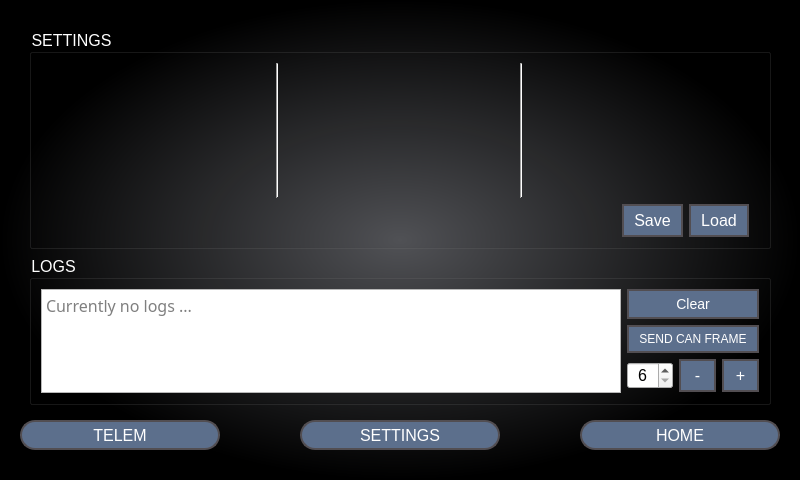
<?xml version="1.0" encoding="UTF-8"?>
<ui version="4.0">
 <class>Gui</class>
 <widget class="QWidget" name="Gui">
  <property name="geometry">
   <rect>
    <x>0</x>
    <y>0</y>
    <width>800</width>
    <height>480</height>
   </rect>
  </property>
  <property name="sizePolicy">
   <sizepolicy hsizetype="Minimum" vsizetype="Minimum">
    <horstretch>0</horstretch>
    <verstretch>0</verstretch>
   </sizepolicy>
  </property>
  <property name="minimumSize">
   <size>
    <width>800</width>
    <height>480</height>
   </size>
  </property>
  <property name="windowTitle">
   <string>Gui</string>
  </property>
  <property name="styleSheet">
   <string notr="true">/* All */
QWidget {
	color:		 white;
	font-size: 16px;
}

QWidget#Gui {
	background-color: qradialgradient(spread:pad, cx:0.5, cy:0.5, radius:0.5, fx:0.5, fy:0.5, stop:0 rgba(81, 82, 86, 255), stop:1 rgba(0, 0, 0, 255))
}

QWidget#pMain, #pTelemetry, #pSettings {
	background-color: transparent;
}
/*******************/


/* Push Button style */
QPushButton#old {
    border:            3px solid #8f8f91;
    border-radius: 6px;
    
    background-color: qlineargradient(x1: 0, y1: 0, x2: 0, y2: 1,stop: 0 #dadbde,stop: 1 #f6f7fa);
}

QPushButton {
	background:			linear-gradient(to bottom, #5c6f8c 5%, #151c29 100%);
	background-color:	#5c6f8c;
	border-radius:			20px;
	border:					2px solid #524e52;
	color:						#ffffff;
	padding:					5px 10px;
	text-decoration:		none;
}
QPushButton#bHome,#bSettings, #bPage2{
	border-radius:			15px;
}


QPushButton:hover,pressed {
	background:			linear-gradient(to bottom, #151c29 5%, #5c6f8c 100%);
	background-color:	#151c29;
}
/*******************/</string>
  </property>
  <layout class="QVBoxLayout" name="verticalLayout_9">
   <property name="leftMargin">
    <number>20</number>
   </property>
   <property name="topMargin">
    <number>20</number>
   </property>
   <property name="rightMargin">
    <number>20</number>
   </property>
   <property name="bottomMargin">
    <number>30</number>
   </property>
   <item>
    <widget class="QStackedWidget" name="pageManager">
     <property name="enabled">
      <bool>true</bool>
     </property>
     <property name="sizePolicy">
      <sizepolicy hsizetype="Minimum" vsizetype="Minimum">
       <horstretch>0</horstretch>
       <verstretch>0</verstretch>
      </sizepolicy>
     </property>
     <property name="styleSheet">
      <string notr="true">/* LCD Number style */
QLCDNumber{
    border:         	3px solid grey;
    border-radius: 6px;
    padding:        	50px;
    text-align:     	center;
    color:           	red;
}
/*************************/

/* Progres Bar style */
QProgressBar{
    border:        	3px solid grey;
    border-radius: 5px;
    text-align:    	center;
    color:       	 	black;
}

QProgressBar::chunk{
    background-color: green;
    margin:           		 1.5px;
    border-radius:     3px;
}
/*************************/

/* Switch Button style */
QPushButton[checkable=&quot;true&quot;]:!checked{
    background-color: transparent;
    border-image:     url(:switch/OFF.png) 2 5 2 5;
}

QPushButton[checkable=&quot;true&quot;]:checked {
    background-color: transparent;
    border-image:     url(:switch/ON.png) 2 5 2 5;
}
/*************************/</string>
     </property>
     <property name="currentIndex">
      <number>2</number>
     </property>
     <widget class="QWidget" name="pMain">
      <layout class="QVBoxLayout" name="verticalLayout_8">
       <property name="leftMargin">
        <number>0</number>
       </property>
       <property name="topMargin">
        <number>0</number>
       </property>
       <property name="rightMargin">
        <number>0</number>
       </property>
       <property name="bottomMargin">
        <number>0</number>
       </property>
       <item>
        <layout class="QVBoxLayout" name="vlMain">
         <item>
          <spacer name="vsTop">
           <property name="orientation">
            <enum>Qt::Vertical</enum>
           </property>
           <property name="sizeType">
            <enum>QSizePolicy::Preferred</enum>
           </property>
           <property name="sizeHint" stdset="0">
            <size>
             <width>40</width>
             <height>20</height>
            </size>
           </property>
          </spacer>
         </item>
         <item>
          <layout class="QHBoxLayout" name="top">
           <item>
            <widget class="QLabel" name="label">
             <property name="minimumSize">
              <size>
               <width>60</width>
               <height>50</height>
              </size>
             </property>
             <property name="styleSheet">
              <string notr="true">QLabel {
    padding:		    1px 1px 1px 3px;
	text-align:	    center;
	font: 				30px;
}</string>
             </property>
             <property name="text">
              <string>STATE</string>
             </property>
            </widget>
           </item>
           <item>
            <widget class="QComboBox" name="cb_state">
             <property name="enabled">
              <bool>true</bool>
             </property>
             <property name="minimumSize">
              <size>
               <width>0</width>
               <height>0</height>
              </size>
             </property>
             <property name="styleSheet">
              <string notr="true">/* QCombo Box style */
QComboBox {
    border: 			2px solid gray;
    border-radius: 5px;
    padding:		    1px 10px 1px 3px;
	background:	rgb(30, 35, 40);
	text-align:	    center;
	font: 				30px;
}

/* QComboBox gets the &quot;on&quot; state when the popup is open */
QComboBox:on{
    background	:rgb(60, 65, 70);
}

QComboBox:on { /* shift the text when the popup opens */
    padding-top: 3px;
    padding-left: 4px;
}

QComboBox::drop-down {
    border-top-right-radius: 		 5px; /* same radius as the QComboBox */
    border-bottom-right-radius: 5px;
}
/*************************/

/* The pop-up of the QComboBox*/
QComboBox QAbstractItemView {
	selection-background-color: (60, 65, 70);

    border: 			2px solid gray;
    border-radius: 5px;
    padding:		    1px 10px 1px 3px;
    min-width: 		6em;
	background:	rgb(30, 35, 40);
	text-align:	 	center;
}
/*************************/</string>
             </property>
             <property name="editable">
              <bool>false</bool>
             </property>
             <property name="frame">
              <bool>false</bool>
             </property>
             <item>
              <property name="text">
               <string>COSUAL</string>
              </property>
             </item>
             <item>
              <property name="text">
               <string>ENDURANCE</string>
              </property>
             </item>
             <item>
              <property name="text">
               <string>SPRINT</string>
              </property>
             </item>
            </widget>
           </item>
           <item>
            <spacer name="hsMid">
             <property name="orientation">
              <enum>Qt::Horizontal</enum>
             </property>
             <property name="sizeHint" stdset="0">
              <size>
               <width>40</width>
               <height>20</height>
              </size>
             </property>
            </spacer>
           </item>
           <item>
            <widget class="QWidget" name="signal_icon" native="true">
             <property name="sizePolicy">
              <sizepolicy hsizetype="Fixed" vsizetype="Fixed">
               <horstretch>0</horstretch>
               <verstretch>0</verstretch>
              </sizepolicy>
             </property>
             <property name="minimumSize">
              <size>
               <width>50</width>
               <height>50</height>
              </size>
             </property>
             <property name="sizeIncrement">
              <size>
               <width>0</width>
               <height>0</height>
              </size>
             </property>
             <property name="autoFillBackground">
              <bool>false</bool>
             </property>
             <property name="styleSheet">
              <string notr="true">QWidget{
    background-color: transparent;
    border-image:     url(:gps/no_fix.png) 2 5 2 5;
}</string>
             </property>
            </widget>
           </item>
           <item>
            <widget class="QLabel" name="lGpsFix">
             <property name="minimumSize">
              <size>
               <width>60</width>
               <height>40</height>
              </size>
             </property>
             <property name="text">
              <string>GPS NO FIX</string>
             </property>
             <property name="scaledContents">
              <bool>false</bool>
             </property>
            </widget>
           </item>
          </layout>
         </item>
         <item>
          <spacer name="vsTopMid">
           <property name="orientation">
            <enum>Qt::Vertical</enum>
           </property>
           <property name="sizeHint" stdset="0">
            <size>
             <width>20</width>
             <height>40</height>
            </size>
           </property>
          </spacer>
         </item>
         <item>
          <layout class="QHBoxLayout" name="middle">
           <item>
            <widget class="QGroupBox" name="gb_engines">
             <property name="minimumSize">
              <size>
               <width>200</width>
               <height>200</height>
              </size>
             </property>
             <property name="title">
              <string>ENGINES</string>
             </property>
             <layout class="QVBoxLayout" name="verticalLayout_6">
              <property name="sizeConstraint">
               <enum>QLayout::SetDefaultConstraint</enum>
              </property>
              <item>
               <widget class="QProgressBar" name="pb_poten1">
                <property name="sizePolicy">
                 <sizepolicy hsizetype="Preferred" vsizetype="Fixed">
                  <horstretch>0</horstretch>
                  <verstretch>0</verstretch>
                 </sizepolicy>
                </property>
                <property name="styleSheet">
                 <string notr="true"/>
                </property>
                <property name="value">
                 <number>24</number>
                </property>
               </widget>
              </item>
              <item>
               <widget class="QLabel" name="label_2">
                <property name="text">
                 <string>Potencjometr 1</string>
                </property>
                <property name="alignment">
                 <set>Qt::AlignHCenter|Qt::AlignTop</set>
                </property>
               </widget>
              </item>
              <item>
               <widget class="QProgressBar" name="pb_poten2">
                <property name="sizePolicy">
                 <sizepolicy hsizetype="Preferred" vsizetype="Fixed">
                  <horstretch>0</horstretch>
                  <verstretch>0</verstretch>
                 </sizepolicy>
                </property>
                <property name="value">
                 <number>24</number>
                </property>
               </widget>
              </item>
              <item>
               <widget class="QLabel" name="label_3">
                <property name="text">
                 <string>Potencjometr 2</string>
                </property>
                <property name="alignment">
                 <set>Qt::AlignHCenter|Qt::AlignTop</set>
                </property>
               </widget>
              </item>
              <item>
               <spacer name="verticalSpacer">
                <property name="orientation">
                 <enum>Qt::Vertical</enum>
                </property>
                <property name="sizeType">
                 <enum>QSizePolicy::Preferred</enum>
                </property>
                <property name="sizeHint" stdset="0">
                 <size>
                  <width>20</width>
                  <height>14</height>
                 </size>
                </property>
               </spacer>
              </item>
              <item>
               <widget class="Line" name="line">
                <property name="orientation">
                 <enum>Qt::Horizontal</enum>
                </property>
               </widget>
              </item>
              <item>
               <spacer name="verticalSpacer_4">
                <property name="orientation">
                 <enum>Qt::Vertical</enum>
                </property>
                <property name="sizeType">
                 <enum>QSizePolicy::Preferred</enum>
                </property>
                <property name="sizeHint" stdset="0">
                 <size>
                  <width>20</width>
                  <height>20</height>
                 </size>
                </property>
               </spacer>
              </item>
              <item>
               <widget class="QProgressBar" name="pb_temp_1">
                <property name="sizePolicy">
                 <sizepolicy hsizetype="Preferred" vsizetype="Fixed">
                  <horstretch>0</horstretch>
                  <verstretch>0</verstretch>
                 </sizepolicy>
                </property>
                <property name="styleSheet">
                 <string notr="true">/* Progres Bar style */
QProgressBar {
    border: 3px solid grey;
    border-radius: 5px;
    text-align: center;
}

QProgressBar::chunk {
    background-color: rgb(121, 159, 118);
    width: 5px;
    margin: 0.5px;
}
/*************************/</string>
                </property>
                <property name="value">
                 <number>24</number>
                </property>
               </widget>
              </item>
              <item>
               <widget class="QLabel" name="tmpS1">
                <property name="text">
                 <string>TEMP 1</string>
                </property>
                <property name="alignment">
                 <set>Qt::AlignHCenter|Qt::AlignTop</set>
                </property>
               </widget>
              </item>
              <item>
               <widget class="QProgressBar" name="pb_temp_2">
                <property name="sizePolicy">
                 <sizepolicy hsizetype="Preferred" vsizetype="Fixed">
                  <horstretch>0</horstretch>
                  <verstretch>0</verstretch>
                 </sizepolicy>
                </property>
                <property name="styleSheet">
                 <string notr="true">/* Progres Bar style */
QProgressBar {
    border: 3px solid grey;
    border-radius: 5px;
    text-align: center;
}

QProgressBar::chunk {
    background-color: rgb(121, 159, 118);
    width: 4 px;
    margin: 0.5px;
}
/*************************/</string>
                </property>
                <property name="value">
                 <number>24</number>
                </property>
               </widget>
              </item>
              <item>
               <widget class="QLabel" name="tmpS2">
                <property name="text">
                 <string>TEMP 2</string>
                </property>
                <property name="alignment">
                 <set>Qt::AlignHCenter|Qt::AlignTop</set>
                </property>
               </widget>
              </item>
             </layout>
            </widget>
           </item>
           <item>
            <spacer name="horizontalSpacer_11">
             <property name="orientation">
              <enum>Qt::Horizontal</enum>
             </property>
             <property name="sizeType">
              <enum>QSizePolicy::Preferred</enum>
             </property>
             <property name="sizeHint" stdset="0">
              <size>
               <width>20</width>
               <height>20</height>
              </size>
             </property>
            </spacer>
           </item>
           <item>
            <layout class="QVBoxLayout" name="mid">
             <item>
              <widget class="QLCDNumber" name="speedGps">
               <property name="minimumSize">
                <size>
                 <width>300</width>
                 <height>200</height>
                </size>
               </property>
               <property name="styleSheet">
                <string notr="true">border-radius: 50px;</string>
               </property>
               <property name="smallDecimalPoint">
                <bool>false</bool>
               </property>
               <property name="digitCount">
                <number>4</number>
               </property>
               <property name="mode">
                <enum>QLCDNumber::Dec</enum>
               </property>
               <property name="segmentStyle">
                <enum>QLCDNumber::Filled</enum>
               </property>
              </widget>
             </item>
             <item>
              <widget class="QLabel" name="battery">
               <property name="minimumSize">
                <size>
                 <width>50</width>
                 <height>20</height>
                </size>
               </property>
               <property name="styleSheet">
                <string notr="true">font-size : 20px</string>
               </property>
               <property name="text">
                <string>GPS [KM/H]</string>
               </property>
               <property name="alignment">
                <set>Qt::AlignHCenter|Qt::AlignTop</set>
               </property>
              </widget>
             </item>
            </layout>
           </item>
           <item>
            <spacer name="horizontalSpacer_12">
             <property name="orientation">
              <enum>Qt::Horizontal</enum>
             </property>
             <property name="sizeType">
              <enum>QSizePolicy::Preferred</enum>
             </property>
             <property name="sizeHint" stdset="0">
              <size>
               <width>20</width>
               <height>20</height>
              </size>
             </property>
            </spacer>
           </item>
           <item>
            <widget class="QGroupBox" name="gb_battery">
             <property name="minimumSize">
              <size>
               <width>200</width>
               <height>200</height>
              </size>
             </property>
             <property name="title">
              <string>BATTERY</string>
             </property>
             <layout class="QVBoxLayout" name="verticalLayout_7">
              <item>
               <widget class="QLCDNumber" name="lcd_max_vol">
                <property name="minimumSize">
                 <size>
                  <width>0</width>
                  <height>0</height>
                 </size>
                </property>
               </widget>
              </item>
              <item>
               <widget class="QLabel" name="l_max_vol">
                <property name="minimumSize">
                 <size>
                  <width>100</width>
                  <height>20</height>
                 </size>
                </property>
                <property name="text">
                 <string>Max voltage [mV]</string>
                </property>
                <property name="alignment">
                 <set>Qt::AlignHCenter|Qt::AlignTop</set>
                </property>
               </widget>
              </item>
              <item>
               <widget class="QLCDNumber" name="lcd_min_vol"/>
              </item>
              <item>
               <widget class="QLabel" name="l_min_vol">
                <property name="minimumSize">
                 <size>
                  <width>100</width>
                  <height>20</height>
                 </size>
                </property>
                <property name="text">
                 <string>Min voltage [mV]</string>
                </property>
                <property name="alignment">
                 <set>Qt::AlignHCenter|Qt::AlignTop</set>
                </property>
               </widget>
              </item>
              <item>
               <widget class="QLCDNumber" name="lcd_max_curr"/>
              </item>
              <item>
               <widget class="QLabel" name="l_max_curr">
                <property name="minimumSize">
                 <size>
                  <width>100</width>
                  <height>20</height>
                 </size>
                </property>
                <property name="text">
                 <string>Max Current [mA]</string>
                </property>
                <property name="alignment">
                 <set>Qt::AlignHCenter|Qt::AlignTop</set>
                </property>
               </widget>
              </item>
              <item>
               <widget class="QLCDNumber" name="lcd_min_curr"/>
              </item>
              <item>
               <widget class="QLabel" name="l_min_curr">
                <property name="minimumSize">
                 <size>
                  <width>100</width>
                  <height>20</height>
                 </size>
                </property>
                <property name="text">
                 <string>Min Current [mA]</string>
                </property>
                <property name="alignment">
                 <set>Qt::AlignHCenter|Qt::AlignTop</set>
                </property>
               </widget>
              </item>
             </layout>
            </widget>
           </item>
          </layout>
         </item>
         <item>
          <spacer name="vsBottomMid">
           <property name="orientation">
            <enum>Qt::Vertical</enum>
           </property>
           <property name="sizeHint" stdset="0">
            <size>
             <width>20</width>
             <height>40</height>
            </size>
           </property>
          </spacer>
         </item>
         <item>
          <layout class="QHBoxLayout" name="bottom">
           <item>
            <spacer name="horizontalSpacer_4">
             <property name="orientation">
              <enum>Qt::Horizontal</enum>
             </property>
             <property name="sizeType">
              <enum>QSizePolicy::MinimumExpanding</enum>
             </property>
             <property name="sizeHint" stdset="0">
              <size>
               <width>40</width>
               <height>20</height>
              </size>
             </property>
            </spacer>
           </item>
           <item>
            <widget class="QPushButton" name="sbPomps">
             <property name="minimumSize">
              <size>
               <width>200</width>
               <height>50</height>
              </size>
             </property>
             <property name="text">
              <string>MAIN POMP - OFF</string>
             </property>
             <property name="checkable">
              <bool>true</bool>
             </property>
             <property name="checked">
              <bool>false</bool>
             </property>
            </widget>
           </item>
           <item>
            <spacer name="horizontalSpacer_8">
             <property name="orientation">
              <enum>Qt::Horizontal</enum>
             </property>
             <property name="sizeHint" stdset="0">
              <size>
               <width>40</width>
               <height>20</height>
              </size>
             </property>
            </spacer>
           </item>
           <item>
            <widget class="QPushButton" name="sbCooling">
             <property name="minimumSize">
              <size>
               <width>150</width>
               <height>50</height>
              </size>
             </property>
             <property name="font">
              <font>
               <pointsize>-1</pointsize>
               <underline>false</underline>
               <strikeout>false</strikeout>
              </font>
             </property>
             <property name="text">
              <string>COOLING</string>
             </property>
             <property name="checkable">
              <bool>true</bool>
             </property>
             <property name="checked">
              <bool>false</bool>
             </property>
            </widget>
           </item>
           <item>
            <spacer name="horizontalSpacer_16">
             <property name="orientation">
              <enum>Qt::Horizontal</enum>
             </property>
             <property name="sizeType">
              <enum>QSizePolicy::MinimumExpanding</enum>
             </property>
             <property name="sizeHint" stdset="0">
              <size>
               <width>40</width>
               <height>20</height>
              </size>
             </property>
            </spacer>
           </item>
          </layout>
         </item>
         <item>
          <spacer name="vsBottom">
           <property name="orientation">
            <enum>Qt::Vertical</enum>
           </property>
           <property name="sizeType">
            <enum>QSizePolicy::Preferred</enum>
           </property>
           <property name="sizeHint" stdset="0">
            <size>
             <width>40</width>
             <height>20</height>
            </size>
           </property>
          </spacer>
         </item>
        </layout>
       </item>
      </layout>
     </widget>
     <widget class="QWidget" name="pTelemetry">
      <layout class="QVBoxLayout" name="verticalLayout_2">
       <item>
        <layout class="QHBoxLayout" name="gb_mes_and_pomps">
         <item>
          <widget class="QGroupBox" name="gb_measurements">
           <property name="sizePolicy">
            <sizepolicy hsizetype="Expanding" vsizetype="Preferred">
             <horstretch>0</horstretch>
             <verstretch>0</verstretch>
            </sizepolicy>
           </property>
           <property name="minimumSize">
            <size>
             <width>400</width>
             <height>100</height>
            </size>
           </property>
           <property name="title">
            <string>MEASUREMENTS</string>
           </property>
          </widget>
         </item>
         <item>
          <widget class="QGroupBox" name="gb_other_pomps">
           <property name="sizePolicy">
            <sizepolicy hsizetype="Minimum" vsizetype="Minimum">
             <horstretch>0</horstretch>
             <verstretch>0</verstretch>
            </sizepolicy>
           </property>
           <property name="minimumSize">
            <size>
             <width>200</width>
             <height>100</height>
            </size>
           </property>
           <property name="title">
            <string>OTHER POMPS</string>
           </property>
           <property name="flat">
            <bool>false</bool>
           </property>
           <property name="checkable">
            <bool>false</bool>
           </property>
           <layout class="QVBoxLayout" name="verticalLayout_3">
            <item>
             <widget class="QPushButton" name="sbSide_1">
              <property name="minimumSize">
               <size>
                <width>150</width>
                <height>50</height>
               </size>
              </property>
              <property name="font">
               <font>
                <pointsize>-1</pointsize>
                <underline>false</underline>
                <strikeout>false</strikeout>
               </font>
              </property>
              <property name="text">
               <string>P1</string>
              </property>
              <property name="checkable">
               <bool>true</bool>
              </property>
              <property name="checked">
               <bool>false</bool>
              </property>
             </widget>
            </item>
            <item>
             <widget class="QPushButton" name="sbSide_2">
              <property name="minimumSize">
               <size>
                <width>150</width>
                <height>50</height>
               </size>
              </property>
              <property name="font">
               <font>
                <pointsize>-1</pointsize>
                <underline>false</underline>
                <strikeout>false</strikeout>
               </font>
              </property>
              <property name="text">
               <string>P2</string>
              </property>
              <property name="checkable">
               <bool>true</bool>
              </property>
              <property name="checked">
               <bool>false</bool>
              </property>
             </widget>
            </item>
           </layout>
          </widget>
         </item>
        </layout>
       </item>
       <item>
        <widget class="QGroupBox" name="gb_error_logs">
         <property name="title">
          <string>ERROR LOGS</string>
         </property>
         <layout class="QHBoxLayout" name="horizontalLayout_2">
          <item>
           <widget class="QTextBrowser" name="tb_errors">
            <property name="font">
             <font>
              <family>Monospac821 BT</family>
              <pointsize>-1</pointsize>
              <weight>50</weight>
              <italic>false</italic>
              <bold>false</bold>
             </font>
            </property>
            <property name="styleSheet">
             <string notr="true">color: red;

font: &quot;Monospac821 BT&quot;;</string>
            </property>
            <property name="placeholderText">
             <string>No errors...</string>
            </property>
           </widget>
          </item>
         </layout>
        </widget>
       </item>
      </layout>
     </widget>
     <widget class="QWidget" name="pSettings">
      <layout class="QVBoxLayout" name="verticalLayout_4">
       <item>
        <widget class="QGroupBox" name="gb_settings">
         <property name="sizePolicy">
          <sizepolicy hsizetype="Expanding" vsizetype="Expanding">
           <horstretch>0</horstretch>
           <verstretch>0</verstretch>
          </sizepolicy>
         </property>
         <property name="minimumSize">
          <size>
           <width>600</width>
           <height>200</height>
          </size>
         </property>
         <property name="sizeIncrement">
          <size>
           <width>800</width>
           <height>400</height>
          </size>
         </property>
         <property name="whatsThis">
          <string>&lt;html&gt;&lt;head/&gt;&lt;body&gt;&lt;p&gt;&lt;br/&gt;&lt;/p&gt;&lt;/body&gt;&lt;/html&gt;</string>
         </property>
         <property name="styleSheet">
          <string notr="true">QLabel{
	font-size: 16px;
}</string>
         </property>
         <property name="title">
          <string>SETTINGS</string>
         </property>
         <layout class="QVBoxLayout" name="verticalLayout">
          <item>
           <layout class="QHBoxLayout" name="hl_settings">
            <item>
             <layout class="QFormLayout" name="fl_left">
              <property name="verticalSpacing">
               <number>4</number>
              </property>
             </layout>
            </item>
            <item>
             <widget class="Line" name="line_2">
              <property name="orientation">
               <enum>Qt::Vertical</enum>
              </property>
             </widget>
            </item>
            <item>
             <layout class="QFormLayout" name="fl_middle">
              <property name="verticalSpacing">
               <number>4</number>
              </property>
             </layout>
            </item>
            <item>
             <widget class="Line" name="line_3">
              <property name="orientation">
               <enum>Qt::Vertical</enum>
              </property>
             </widget>
            </item>
            <item>
             <layout class="QFormLayout" name="fl_right">
              <property name="verticalSpacing">
               <number>4</number>
              </property>
             </layout>
            </item>
           </layout>
          </item>
          <item>
           <layout class="QHBoxLayout" name="bg_setting_buttons">
            <property name="sizeConstraint">
             <enum>QLayout::SetMinimumSize</enum>
            </property>
            <property name="leftMargin">
             <number>10</number>
            </property>
            <property name="rightMargin">
             <number>10</number>
            </property>
            <property name="bottomMargin">
             <number>0</number>
            </property>
            <item>
             <spacer name="horizontalSpacer">
              <property name="orientation">
               <enum>Qt::Horizontal</enum>
              </property>
              <property name="sizeHint" stdset="0">
               <size>
                <width>40</width>
                <height>20</height>
               </size>
              </property>
             </spacer>
            </item>
            <item>
             <widget class="QPushButton" name="b_save">
              <property name="minimumSize">
               <size>
                <width>0</width>
                <height>30</height>
               </size>
              </property>
              <property name="text">
               <string>Save</string>
              </property>
             </widget>
            </item>
            <item>
             <widget class="QPushButton" name="b_load">
              <property name="minimumSize">
               <size>
                <width>0</width>
                <height>30</height>
               </size>
              </property>
              <property name="text">
               <string>Load</string>
              </property>
             </widget>
            </item>
           </layout>
          </item>
         </layout>
        </widget>
       </item>
       <item>
        <widget class="QGroupBox" name="gp_logs">
         <property name="minimumSize">
          <size>
           <width>600</width>
           <height>70</height>
          </size>
         </property>
         <property name="maximumSize">
          <size>
           <width>16777215</width>
           <height>150</height>
          </size>
         </property>
         <property name="title">
          <string>LOGS</string>
         </property>
         <layout class="QHBoxLayout" name="horizontalLayout">
          <item>
           <widget class="QTextBrowser" name="tb_logs">
            <property name="minimumSize">
             <size>
              <width>0</width>
              <height>0</height>
             </size>
            </property>
            <property name="font">
             <font>
              <family>Monospac821 BT</family>
              <pointsize>-1</pointsize>
             </font>
            </property>
            <property name="styleSheet">
             <string notr="true">color : black;
</string>
            </property>
            <property name="html">
             <string>&lt;!DOCTYPE HTML PUBLIC &quot;-//W3C//DTD HTML 4.0//EN&quot; &quot;http://www.w3.org/TR/REC-html40/strict.dtd&quot;&gt;
&lt;html&gt;&lt;head&gt;&lt;meta name=&quot;qrichtext&quot; content=&quot;1&quot; /&gt;&lt;style type=&quot;text/css&quot;&gt;
p, li { white-space: pre-wrap; }
&lt;/style&gt;&lt;/head&gt;&lt;body style=&quot; font-family:'Monospac821 BT'; font-size:16px; font-weight:400; font-style:normal;&quot;&gt;
&lt;p style=&quot;-qt-paragraph-type:empty; margin-top:0px; margin-bottom:0px; margin-left:0px; margin-right:0px; -qt-block-indent:0; text-indent:0px; font-family:'MS Shell Dlg 2';&quot;&gt;&lt;br /&gt;&lt;/p&gt;&lt;/body&gt;&lt;/html&gt;</string>
            </property>
            <property name="acceptRichText">
             <bool>false</bool>
            </property>
            <property name="placeholderText">
             <string notr="true">Currently no logs ...</string>
            </property>
            <property name="openLinks">
             <bool>false</bool>
            </property>
           </widget>
          </item>
          <item>
           <layout class="QVBoxLayout" name="verticalLayout_5">
            <item>
             <widget class="QPushButton" name="pb_clear">
              <property name="styleSheet">
               <string notr="true">font-size: 14px;</string>
              </property>
              <property name="text">
               <string>Clear</string>
              </property>
             </widget>
            </item>
            <item>
             <widget class="QPushButton" name="pb_send_frame">
              <property name="styleSheet">
               <string notr="true">font-size: 12px;</string>
              </property>
              <property name="text">
               <string>SEND CAN FRAME</string>
              </property>
             </widget>
            </item>
            <item>
             <layout class="QHBoxLayout" name="horizontalLayout_3">
              <item>
               <widget class="QSpinBox" name="spinBox">
                <property name="styleSheet">
                 <string notr="true">color : black;</string>
                </property>
                <property name="alignment">
                 <set>Qt::AlignCenter</set>
                </property>
                <property name="minimum">
                 <number>6</number>
                </property>
                <property name="maximum">
                 <number>16</number>
                </property>
               </widget>
              </item>
              <item>
               <widget class="QPushButton" name="pushButton_2">
                <property name="text">
                 <string>-</string>
                </property>
               </widget>
              </item>
              <item>
               <widget class="QPushButton" name="pushButton">
                <property name="text">
                 <string>+</string>
                </property>
               </widget>
              </item>
             </layout>
            </item>
           </layout>
          </item>
         </layout>
        </widget>
       </item>
      </layout>
     </widget>
    </widget>
   </item>
   <item>
    <layout class="QHBoxLayout" name="hl_navigation_bar">
     <item>
      <widget class="QPushButton" name="bPage2">
       <property name="minimumSize">
        <size>
         <width>200</width>
         <height>30</height>
        </size>
       </property>
       <property name="autoFillBackground">
        <bool>false</bool>
       </property>
       <property name="styleSheet">
        <string notr="true"/>
       </property>
       <property name="text">
        <string>TELEM</string>
       </property>
      </widget>
     </item>
     <item>
      <spacer name="horizontalSpacer_40">
       <property name="orientation">
        <enum>Qt::Horizontal</enum>
       </property>
       <property name="sizeType">
        <enum>QSizePolicy::MinimumExpanding</enum>
       </property>
       <property name="sizeHint" stdset="0">
        <size>
         <width>40</width>
         <height>20</height>
        </size>
       </property>
      </spacer>
     </item>
     <item>
      <widget class="QPushButton" name="bSettings">
       <property name="minimumSize">
        <size>
         <width>200</width>
         <height>30</height>
        </size>
       </property>
       <property name="text">
        <string>SETTINGS</string>
       </property>
      </widget>
     </item>
     <item>
      <spacer name="horizontalSpacer_3">
       <property name="orientation">
        <enum>Qt::Horizontal</enum>
       </property>
       <property name="sizeHint" stdset="0">
        <size>
         <width>40</width>
         <height>20</height>
        </size>
       </property>
      </spacer>
     </item>
     <item>
      <widget class="QPushButton" name="bHome">
       <property name="enabled">
        <bool>true</bool>
       </property>
       <property name="minimumSize">
        <size>
         <width>200</width>
         <height>30</height>
        </size>
       </property>
       <property name="text">
        <string>HOME</string>
       </property>
       <property name="checkable">
        <bool>false</bool>
       </property>
       <property name="checked">
        <bool>false</bool>
       </property>
      </widget>
     </item>
    </layout>
   </item>
  </layout>
 </widget>
 <resources/>
 <connections>
  <connection>
   <sender>b_save</sender>
   <signal>clicked()</signal>
   <receiver>Gui</receiver>
   <slot>save_parameters()</slot>
   <hints>
    <hint type="sourcelabel">
     <x>686</x>
     <y>209</y>
    </hint>
    <hint type="destinationlabel">
     <x>666</x>
     <y>52</y>
    </hint>
   </hints>
  </connection>
  <connection>
   <sender>b_load</sender>
   <signal>clicked()</signal>
   <receiver>Gui</receiver>
   <slot>load_parameters()</slot>
   <hints>
    <hint type="sourcelabel">
     <x>750</x>
     <y>209</y>
    </hint>
    <hint type="destinationlabel">
     <x>641</x>
     <y>171</y>
    </hint>
   </hints>
  </connection>
  <connection>
   <sender>b_load</sender>
   <signal>clicked()</signal>
   <receiver>Gui</receiver>
   <slot>ui_update()</slot>
   <hints>
    <hint type="sourcelabel">
     <x>750</x>
     <y>209</y>
    </hint>
    <hint type="destinationlabel">
     <x>818</x>
     <y>133</y>
    </hint>
   </hints>
  </connection>
  <connection>
   <sender>pb_send_frame</sender>
   <signal>clicked()</signal>
   <receiver>Gui</receiver>
   <slot>on_can_frame_received()</slot>
   <hints>
    <hint type="sourcelabel">
     <x>759</x>
     <y>337</y>
    </hint>
    <hint type="destinationlabel">
     <x>785</x>
     <y>301</y>
    </hint>
   </hints>
  </connection>
  <connection>
   <sender>pb_clear</sender>
   <signal>clicked()</signal>
   <receiver>tb_logs</receiver>
   <slot>clear()</slot>
   <hints>
    <hint type="sourcelabel">
     <x>759</x>
     <y>307</y>
    </hint>
    <hint type="destinationlabel">
     <x>472</x>
     <y>338</y>
    </hint>
   </hints>
  </connection>
  <connection>
   <sender>pushButton</sender>
   <signal>clicked()</signal>
   <receiver>spinBox</receiver>
   <slot>stepUp()</slot>
   <hints>
    <hint type="sourcelabel">
     <x>745</x>
     <y>374</y>
    </hint>
    <hint type="destinationlabel">
     <x>651</x>
     <y>374</y>
    </hint>
   </hints>
  </connection>
  <connection>
   <sender>pushButton_2</sender>
   <signal>clicked()</signal>
   <receiver>spinBox</receiver>
   <slot>stepDown()</slot>
   <hints>
    <hint type="sourcelabel">
     <x>703</x>
     <y>364</y>
    </hint>
    <hint type="destinationlabel">
     <x>666</x>
     <y>365</y>
    </hint>
   </hints>
  </connection>
 </connections>
 <slots>
  <slot>save_parameters()</slot>
  <slot>load_parameters()</slot>
  <slot>ui_update()</slot>
  <slot>on_can_frame_received()</slot>
 </slots>
</ui>
